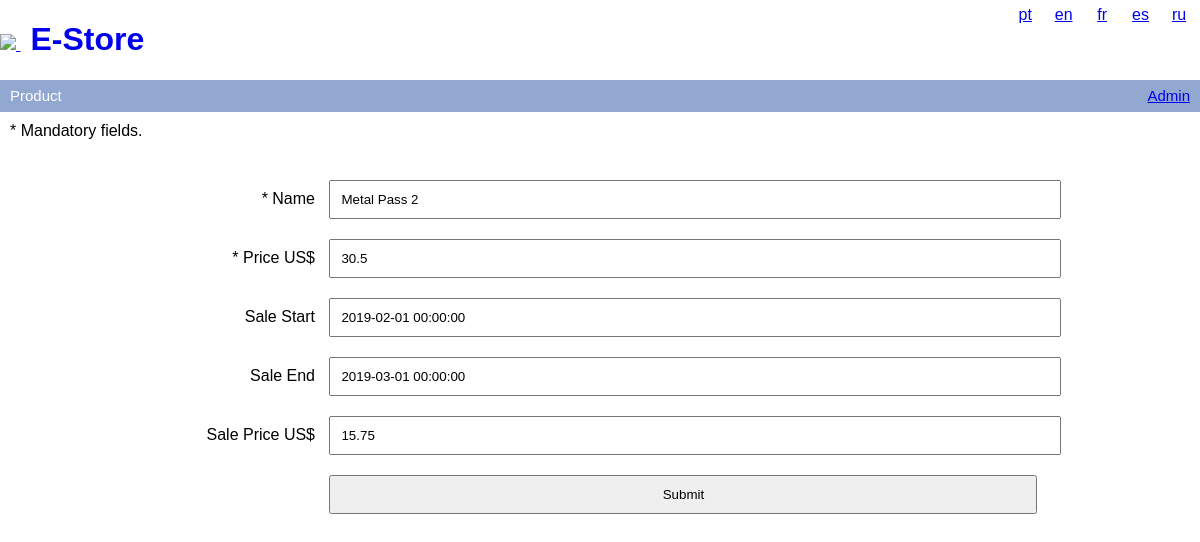
The app's page /products.php?id=3 with its own data.
### tables this page shows
CREATE TABLE languages (
	id INT(10) NOT NULL AUTO_INCREMENT,
	code VARCHAR(2) NOT NULL,
	currency VARCHAR(10) NOT NULL,
	decimals VARCHAR(1) NOT NULL,
	thousands VARCHAR(1) NOT NULL,
	PRIMARY KEY (id)
)
COLLATE='utf8_general_ci';

CREATE TABLE tr_varchar (
	id INT(10) NOT NULL AUTO_INCREMENT,
	language_id INT(10) NOT NULL,
	code VARCHAR(200) NOT NULL,
	value VARCHAR(200) NOT NULL,
	PRIMARY KEY (id)
)
COLLATE='utf8_general_ci';

CREATE TABLE tr_float (
	id INT(10) NOT NULL AUTO_INCREMENT,
	language_id INT(10) NOT NULL,
	code VARCHAR(200) NOT NULL,
	value FLOAT NULL NOT NULL,
	PRIMARY KEY (id)
)
COLLATE='utf8_general_ci';

CREATE TABLE products (
	id INT(10) NOT NULL AUTO_INCREMENT,
	name VARCHAR(200) UNIQUE,
	price VARCHAR(200) UNIQUE,
	sale_start DATETIME NULL DEFAULT NULL,
	sale_end DATETIME NULL DEFAULT NULL,
	sale_price VARCHAR(200) DEFAULT NULL,
	PRIMARY KEY (id)
)
COLLATE='utf8_general_ci';

### products.php (called while the page is built, shortened)
<?php
$breadcrumbs = 'Product';
include('html/header.php');
$next = '02';
if (isset($_GET['id'])) {
	$id = $_GET['id'];
	$sql = 'SELECT * FROM products WHERE id = ' . $id;
	$result = mysqli_query($conn, $sql);
	if (mysqli_num_rows($result) > 0) {
		while ($a = mysqli_fetch_assoc($result)) {
			include('lib/product.php');
		}
	}
}
include('html/product' . $next . '.php');
include('html/footer.php');

### lib/language.php (called while the page is built, shortened)
<?php
function prefered_language($available_languages, $user_language) {
	$available_languages = array_flip($available_languages);
	$langs = array();
	preg_match_all(
		'~([\w-]+)(?:[^,\d]+([\d.]+))?~',
		strtolower($user_language),
		$matches,
		PREG_SET_ORDER
	);
	foreach ($matches as $match) {
		list($a, $b) = explode('-', $match[1]) + array('', '');
		$value = isset($match[2]) ? (float) $match[2] : 1.0;
		if (isset($available_languages[$match[1]])) {
			$langs[$match[1]] = $value;
			continue;
		}
		if (isset($available_languages[$a])) {
			$langs[$a] = $value - 0.1;
		}
	}
	if ($langs) {
		arsort($langs);
		return key($langs);
	} else {
		return $available_languages[0];
	}
}
$sql = "SELECT * FROM languages";
$result = mysqli_query($conn, $sql);
if (mysqli_num_rows($result) > 0) {
	while ($a = mysqli_fetch_assoc($result)) {
		$languages[$a['code']] = $a;
    }
}
$available_languages = array_keys($languages);
$user_language = $_SESSION['lang'];
$lang = prefered_language($available_languages, strtolower($user_language));

### lib/product.php (called while the page is built, shortened)
<?php
$sql_name = 'select value from tr_varchar where language_id = ' . $languages[$lang]['id'] . ' and
	code = \'' . $a['name'] . '\' limit 1';
$result_name = mysqli_query($conn, $sql_name);
if (mysqli_num_rows($result_name) > 0) {
    while ($a_name = mysqli_fetch_assoc($result_name)) {
        $name = $a_name['value'];
	}
} else {
	$name = '[not translated]';
}
$sql_price = 'select value from tr_float where language_id = ' . $languages[$lang]['id'] . ' and
	code = \'' . $a['price'] . '\' limit 1';
$result_price = mysqli_query($conn, $sql_price);
if (mysqli_num_rows($result_price) > 0) {
    while ($a_price = mysqli_fetch_assoc($result_price)) {
        $price = $a_price['value'];
	}
}
$sale_start = null;
$sale_end = null;
if ( ! empty($a['sale_start'])) {
	$sale_start = strtotime($a['sale_start']);
	$sale_end = strtotime($a['sale_end']);
	$sql_sale_price = 'select value from tr_float where language_id = ' . $languages[$lang]['id'] . ' and code = \'' . $a['sale_price'] . '\' limit 1';
	$result_sale_price = mysqli_query($conn, $sql_sale_price);
	if (mysqli_num_rows($result_sale_price) > 0) {
		while ($a_sale_price = mysqli_fetch_assoc($result_sale_price)) {
			$sale_price = $a_sale_price['value'];
		}
	}
}
$sale_start_formatted = $sale_start ? date('Y-m-d H:i:s', $sale_start) : null;
$sale_end_formatted = $sale_end ? date('Y-m-d H:i:s', $sale_end) : null;

### html/product02.php (the view, shortened to what this page needs)
<form method="post">
	<div>
		* Mandatory fields.
	</div>
	<div class="alert">
	</div>
	<div>
		<label for="product_name">* Name</label>
		<input id="product_name" name="name" type="text" value="<?php echo $name; ?>" />
	</div>
	<div>
		<label for="product_price">* Price <?php echo $languages[$lang]['currency']; ?></label>
		<input id="product_price" name="price" type="number" value="<?php echo $price; ?>" />
	</div>
	<div>
		<label for="product_sale_start">Sale Start</label>
		<input id="product_sale_start" name="sale_start" type="text" value="<?php echo $sale_start_formatted; ?>" />
	</div>
	<div>
		<label for="product_sale_end">Sale End</label>
		<input id="product_sale_end" name="sale_end" type="text" value="<?php echo $sale_end_formatted; ?>" />
	</div>
	<div>
		<label for="product_sale_price">Sale Price <?php echo $languages[$lang]['currency']; ?></label>
		<input id="product_sale_price" name="sale_price" type="number" value="<?php echo $sale_price; ?>" />
	</div>
	<div>
		<label></label>
		<input type="submit" value="Submit" />
	</div>
</form>

### html/header.php (shortened to what this page needs)
<?php
include_once(__DIR__ . '/../lib/connection.php');
include_once(__DIR__ . '/../lib/language.php');
?>
<!DOCTYPE html>
<html xmlns="http://www.w3.org/1999/xhtml" lang="pt_BR">
<head>
    <link rel="stylesheet" type="text/css" href="frontend/style.css">
</head>
<body>
    <div id="header">
        <a href="index.php">
            <img src="http://www.hoplon.com/site/img/logo-hoplon.svg"/>
            <h1>E-Store</h1>
        </a>
        <ul id="langs">
            <?php foreach ($languages as $language) { ?>
                <li class="<?php if ($_SESSION['lang'] == $language['code']) { print 'selected'; } ?>">
                    <a href="index.php?lang=<?php echo $language['code']; ?>"><?php echo $language['code']; ?></a>
                </li>
            <?php } ?>
        </ul>
    </div>
    <div id="crambs">
        <span><?php echo $breadcrumbs; ?></span>
        <span class="admin"><a href="admin.php">Admin</a></span>
    </div>
    <div id="content">

### frontend/style.css (style rules this page uses)
body { padding: 0px; margin: 0px; font-family: sans-serif; }
#header { height: 10vh; }
#header img { padding-top: 1px; margin-top: 2vh; }
#header h1 { display: inline-block; margin-left: 10px; }
#crambs { font-size: 15px; background-color: #92a8d1; height: 25px; padding-top: 7px; color: white; }
#crambs span { margin-left: 10px; }
#crambs span.admin { float: right; margin-right: 10px; }
#langs { position: fixed; top: 4px; right: 4px; display: inline-block; list-style: none; padding: 0; margin: 0; }
#langs li { display: inline-block; min-width: 30px; min-height: 20px; padding: 2px; text-align: center; background-color: white; }
form div { padding: 10px; }
form div label { padding: 10px; display: inline-block; width: 25%; text-align: right; }
form div input { padding: 10px; display: inline-block; width: 60%; }

### records on screen
languages: code "pt"
languages: code "en", currency "US$"
languages: code "fr"
languages: code "es"
languages: code "ru"
tr_varchar: name "Metal Pass 2"
tr_float: price "30.5"
products: sale_start "2019-02-01 00:00:00", sale_end "2019-03-01 00:00:00"
tr_float: sale_price "15.75"

### other values on screen
$breadcrumbs "Product"
